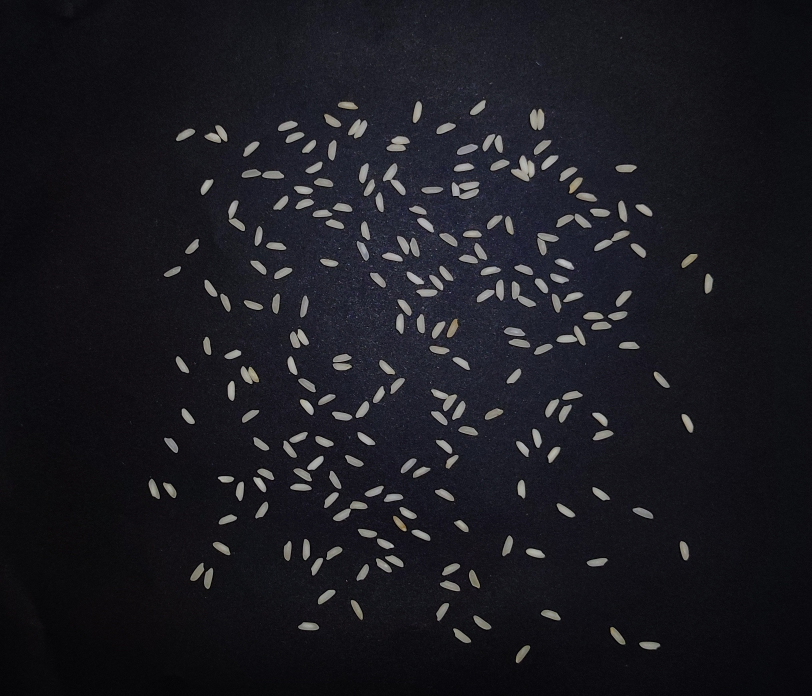
#> input picture ödev-3/Pirinç_resmi.jpg, 2436 x 2088 px, found by its file name (shown at 1/3 size)
$ python 'ÖDEV-3.py'
#> lines starting #> are read from the running program, lines starting #| are printed output that depends on the picture; after the words box and inside, x2 and y2 are one past the last pixel; in counts of white or black regions, pixels touching at a corner belong together
import cv2
import numpy as np

img_path = r"C:\Users\mtdev\OneDrive\Masaüstü\ödev-3\Pirinç_resmi.jpg"
img = cv2.imread(img_path)
#> img is the input picture: shape (2088, 2436, 3); mean B, G, R 33.2, 27.1, 27.4

scale_percent = 50
width = int(img.shape[1] * scale_percent / 100)
#> width = 1218
height = int(img.shape[0] * scale_percent / 100)
#> height = 1044
dim = (width, height)
#> dim = (1218, 1044)
resized_img = cv2.resize(img, dim, interpolation=cv2.INTER_AREA)

gray = cv2.cvtColor(resized_img, cv2.COLOR_BGR2GRAY)
blurred = cv2.GaussianBlur(gray, (5, 5), 0)

_, thresh = cv2.threshold(blurred, 0, 255, cv2.THRESH_BINARY + cv2.THRESH_OTSU)
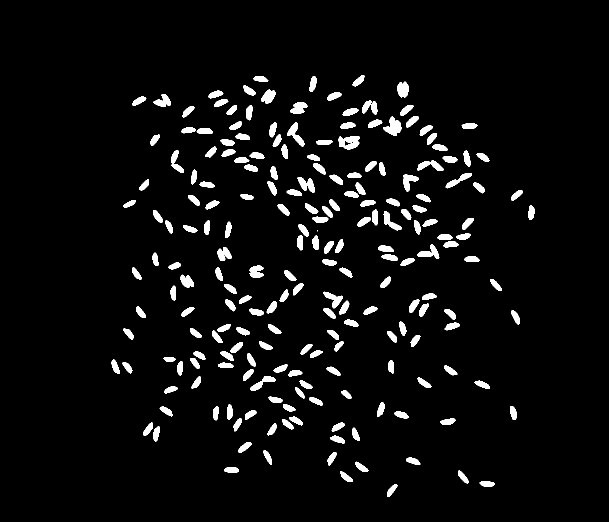
#> thresh: shape (1044, 1218) (shown at 1/2 size); 4.8% white; 209 white regions (1 under 20 px), largest, box (x1, y1, x2, y2) and area: (677, 272, 719, 299) 792, (766, 233, 803, 272) 790, (574, 245, 609, 293) 624

kernel = np.ones((3, 3), np.uint8)
opening = cv2.morphologyEx(thresh, cv2.MORPH_OPEN, kernel, iterations=2)
#> opening: shape (1044, 1218); 4.7% white; 212 white regions, largest, box (x1, y1, x2, y2) and area: (767, 234, 803, 272) 785, (677, 272, 719, 299) 783, (575, 246, 608, 292) 604

sure_bg = cv2.dilate(opening, kernel, iterations=3)
#> sure_bg: shape (1044, 1218); 9.6% white; 164 white regions, largest, box (x1, y1, x2, y2) and area: (770, 394, 877, 470) 2155, (644, 581, 701, 640) 2140, (733, 231, 806, 275) 1882
dist_transform = cv2.distanceTransform(opening, cv2.DIST_L2, 5)
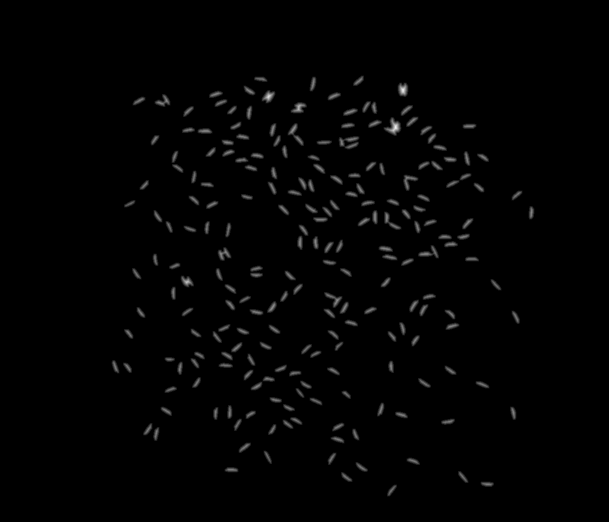
#> dist_transform: shape (1044, 1218) float32 (shown at 1/2 size); min 0, max 11.39, mean 0.131; drawn with min black and max white
_, sure_fg = cv2.threshold(dist_transform, 0.3 * dist_transform.max(), 255, 0)
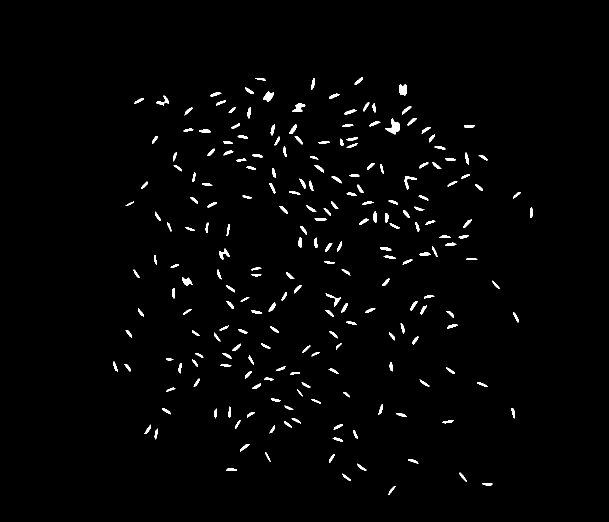
#> sure_fg: shape (1044, 1218) float32 (shown at 1/2 size); 1.6% white; 219 white regions, largest, box (x1, y1, x2, y2) and area: (770, 237, 800, 269) 429, (798, 168, 814, 191) 295, (526, 183, 548, 204) 257
sure_fg = np.uint8(sure_fg)

unknown = cv2.subtract(sure_bg, sure_fg)
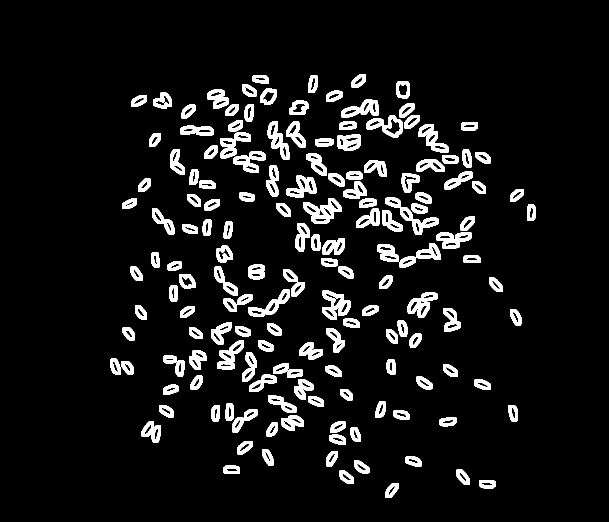
#> unknown: shape (1044, 1218) (shown at 1/2 size); 8% white; 164 white regions, largest, box (x1, y1, x2, y2) and area: (770, 394, 877, 470) 1812, (644, 581, 701, 640) 1750, (837, 248, 897, 305) 1386

_, markers = cv2.connectedComponents(sure_fg)
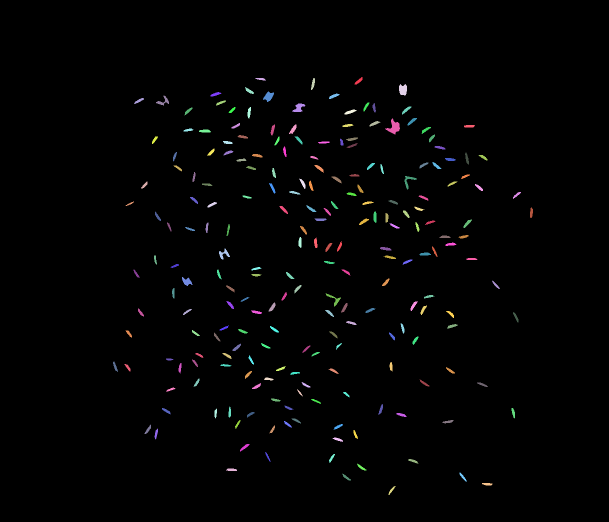
#> markers: shape (1044, 1218) int32 (shown at 1/2 size); 220 distinct labels, from 0 to 219; one colour per label, 0 black
count = markers.max()
#> count = 219

markers = cv2.watershed(resized_img, markers)
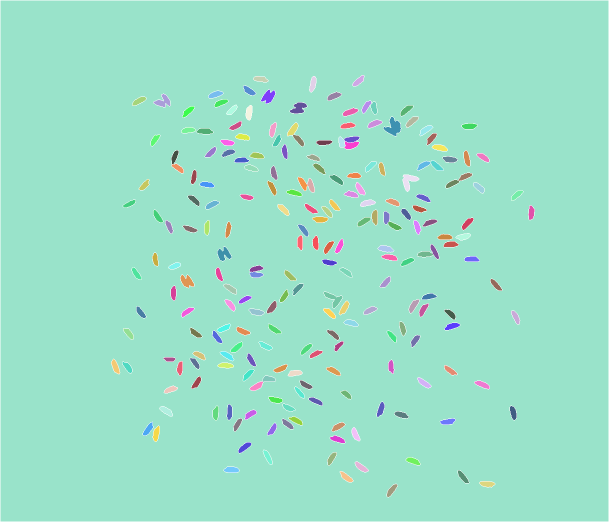
#> markers: shape (1044, 1218) int32 (shown at 1/2 size); 220 distinct labels, from -1 to 219; one colour per label, 0 black, -1 white
resized_img[markers == -1] = [255, 0, 0]

cv2.putText(resized_img, f"Pirinc Taneleri Sayisi: {count}", (50, 50), cv2.FONT_HERSHEY_SIMPLEX, 1, (255, 255, 255), 2)
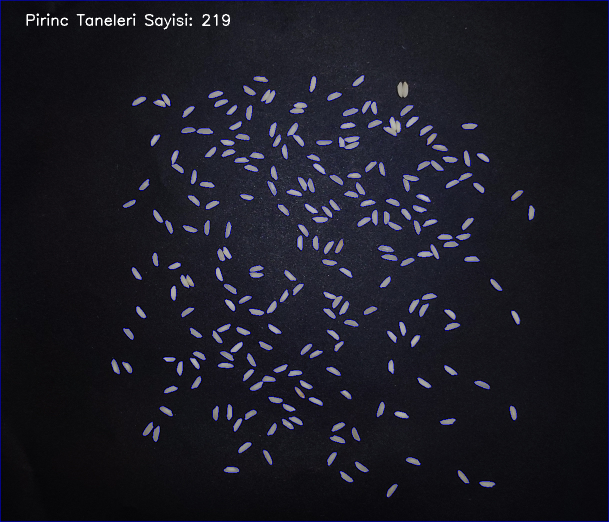
#> resized_img: shape (1044, 1218, 3) (shown at 1/2 size); mean B, G, R 36.6, 26.8, 27.2

cv2.imshow('Küçültülmüş Orijinal Resim', resized_img)
cv2.waitKey(0)
cv2
